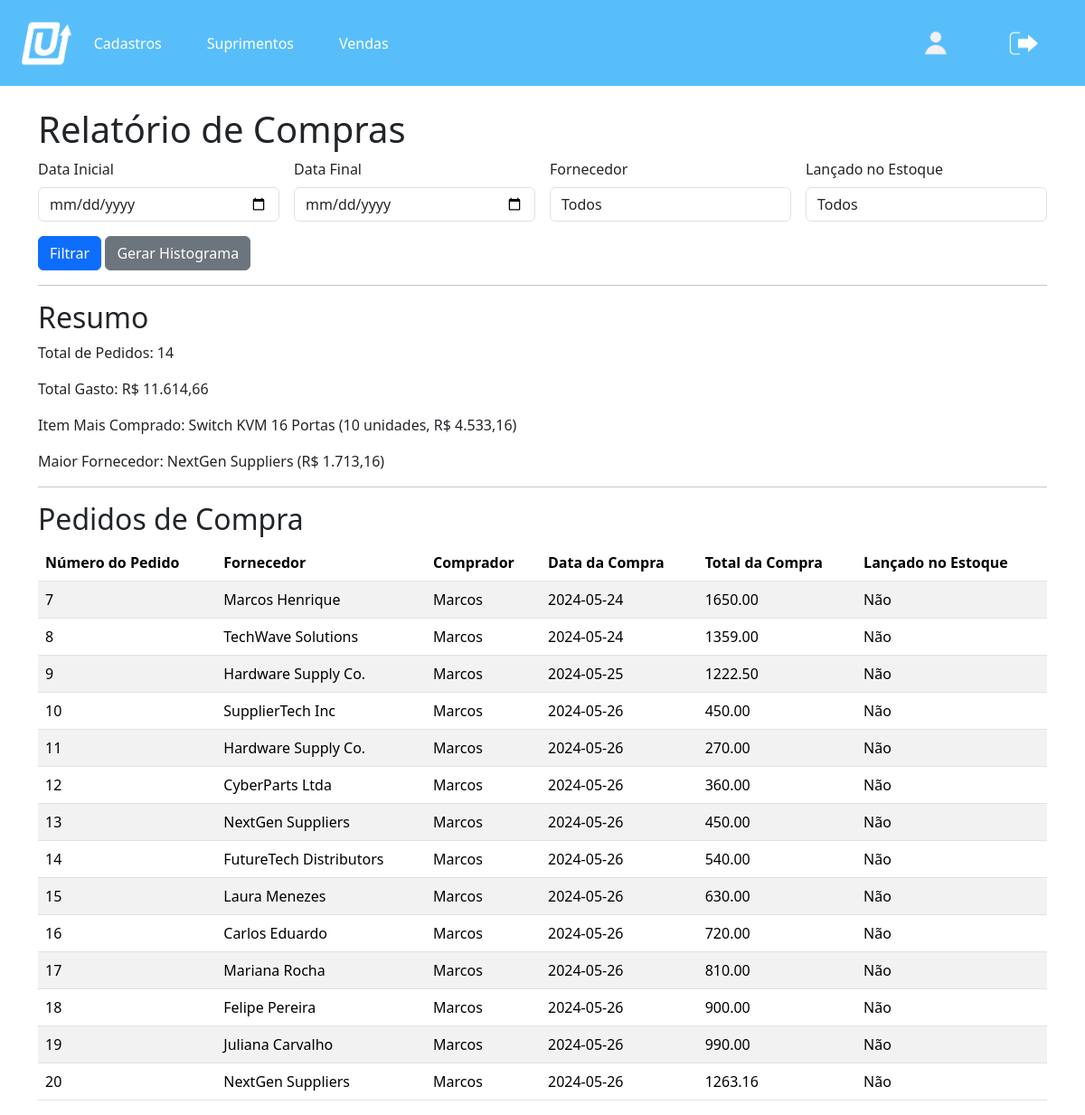
The app's page /Relatorios/relatorio_compras.php (signed in) with its own data.
### tables this page shows
CREATE TABLE `compras` (
  `id` int(11) NOT NULL,
  `num_ped` int(11) NOT NULL,
  `fornecedor` varchar(255) NOT NULL,
  `comprador` varchar(255) NOT NULL,
  `cond_pagamento` varchar(255) NOT NULL,
  `categoria` varchar(255) NOT NULL,
  `data_compra` date NOT NULL,
  `data_recebimento` date NOT NULL,
  `data_prevista` date NOT NULL,
  `id_usuario` int(11) NOT NULL,
  `num_itens` int(11) NOT NULL,
  `soma_quantidades` int(11) NOT NULL,
  `desconto_total_itens` decimal(10,2) NOT NULL,
  `total_itens` decimal(10,2) NOT NULL,
  `desconto_total_compra` decimal(10,2) NOT NULL,
  `total_compra` decimal(10,2) NOT NULL,
  `lancado_estoque` tinyint(1) DEFAULT 0
);

### Relatorios/relatorio_compras.php (the view, shortened to what this page needs)
<?php
require_once "../conexao.php";
$id_usuario = $_SESSION['id'];
$data_inicial = isset($_POST['data_inicial']) ? $_POST['data_inicial'] : "";
$data_final = isset($_POST['data_final']) ? $_POST['data_final'] : "";
$fornecedor = isset($_POST['fornecedor']) ? $_POST['fornecedor'] : "";
$lancado_estoque = isset($_POST['lancado_estoque']) ? $_POST['lancado_estoque'] : "";
$filtros = [];
$filtros_sql = count($filtros) > 0 ? 'AND ' . implode(' AND ', $filtros) : '';
$sql = "SELECT * FROM compras WHERE id_usuario = $id_usuario $filtros_sql";
$resultado = mysqli_query($conexao, $sql);
$totais_sql = "SELECT COUNT(id) as total_pedidos, SUM(total_compra) as total_gasto FROM compras WHERE id_usuario = $id_usuario $filtros_sql";
$totais_resultado = mysqli_query($conexao, $totais_sql);
$totais = mysqli_fetch_assoc($totais_resultado);
$item_mais_comprado_sql = "
    SELECT nome_item, SUM(quantidade) as quantidade_total, SUM(preco_total) as valor_total
    FROM itens_compra
    JOIN compras ON compras.id = itens_compra.compra_id
    WHERE compras.id_usuario = $id_usuario $filtros_sql
    GROUP BY nome_item
    ORDER BY quantidade_total DESC
    LIMIT 1";
$item_mais_comprado_resultado = mysqli_query($conexao, $item_mais_comprado_sql);
$item_mais_comprado = mysqli_fetch_assoc($item_mais_comprado_resultado);
$maior_fornecedor_sql = "
    SELECT fornecedor, SUM(total_compra) as total_gasto
    FROM compras
    WHERE id_usuario = $id_usuario $filtros_sql
    GROUP BY fornecedor
    ORDER BY total_gasto DESC
    LIMIT 1";
$maior_fornecedor_resultado = mysqli_query($conexao, $maior_fornecedor_sql);
$maior_fornecedor = mysqli_fetch_assoc($maior_fornecedor_resultado);
$histograma_params = http_build_query([
    'data_inicial' => $data_inicial,
    'data_final' => $data_final,
    'fornecedor' => $fornecedor,
    'lancado_estoque' => $lancado_estoque
]);
?>
<!DOCTYPE html>
<html lang="en">
<head>
    <link href="https://cdn.jsdelivr.net/npm/bootstrap@5.3.3/dist/css/bootstrap.min.css" rel="stylesheet"
>
    <link rel="stylesheet" href="../styleHeader.css">
</head>
<body>
    <header>
        <img src="../img/logo.png" alt="logo">
        <nav>
            <div class="dropdown">
                <button class="dropbtn">Cadastros</button>
            </div>
            <div class="dropdown">
                <button class="dropbtn">Suprimentos</button>
            </div>
            <div class="dropdown">
                <button class="dropbtn">Vendas</button>
            </div>
        </nav>
        <div>
            <button id="perfilBtn"><img class="perfil" src="../img/perfil.png" alt="Perfil"></button>
            <button id="logoutBtn"><img class="perfil" src="../img/sair.png" alt="Sair"></button>
        </div>
    </header>
    <div class="container mt-4">
        <h1>Relatório de Compras</h1>
        <form action="relatorio_compras.php" method="POST" class="row g-3">
            <div class="col-md-3">
                <label for="data_inicial" class="form-label">Data Inicial</label>
                <input type="date" class="form-control" id="data_inicial" name="data_inicial" value="<?php echo $data_inicial; ?>">
            </div>
            <div class="col-md-3">
                <label for="data_final" class="form-label">Data Final</label>
                <input type="date" class="form-control" id="data_final" name="data_final" value="<?php echo $data_final; ?>">
            </div>
            <div class="col-md-3">
                <label for="fornecedor" class="form-label">Fornecedor</label>
                <select class="form-control" id="fornecedor" name="fornecedor">
                    <option value="">Todos</option>
                </select>
            </div>
            <div class="col-md-3">
                <label for="lancado_estoque" class="form-label">Lançado no Estoque</label>
                <select class="form-control" id="lancado_estoque" name="lancado_estoque">
                    <option value="">Todos</option>
                </select>
            </div>
            <div class="col-12">
                <button type="submit" class="btn btn-primary">Filtrar</button>
                <a href="gerar_histograma.php?<?php echo $histograma_params; ?>" class="btn btn-secondary">Gerar Histograma</a>
            </div>
        </form>
        <hr>
        <h2>Resumo</h2>
        <p>Total de Pedidos: <?php echo $totais['total_pedidos'] ?? 0; ?></p>
        <p>Total Gasto: R$ <?php echo number_format($totais['total_gasto'] ?? 0, 2, ',', '.'); ?></p>
        <p>Item Mais Comprado:
            <?php echo $item_mais_comprado['nome_item'] ?? 'N/A'; ?>
            (<?php echo $item_mais_comprado['quantidade_total'] ?? 0; ?> unidades, R$
            <?php echo number_format($item_mais_comprado['valor_total'] ?? 0, 2, ',', '.'); ?>)
        </p>
        <p>Maior Fornecedor:
            <?php echo $maior_fornecedor['fornecedor'] ?? 'N/A'; ?>
            (R$ <?php echo number_format($maior_fornecedor['total_gasto'] ?? 0, 2, ',', '.'); ?>)
        </p>
        <hr>
        <h2>Pedidos de Compra</h2>
        <div class="table-responsive">
            <table class="table table-striped">
                <thead>
                    <tr>
                        <th>Número do Pedido</th>
                        <th>Fornecedor</th>
                        <th>Comprador</th>
                        <th>Data da Compra</th>
                        <th>Total da Compra</th>
                        <th>Lançado no Estoque</th>
                    </tr>
                </thead>
                <tbody>
                    <?php if (mysqli_num_rows($resultado) > 0) {
                        while ($row = mysqli_fetch_assoc($resultado)) { ?>
                            <tr>
                                <td><?php echo $row['num_ped']; ?></td>
                                <td><?php echo $row['fornecedor']; ?></td>
                                <td><?php echo $row['comprador']; ?></td>
                                <td><?php echo $row['data_compra']; ?></td>
                                <td><?php echo $row['total_compra']; ?></td>
                                <td><?php echo $row['lancado_estoque'] ? 'Sim' : 'Não'; ?></td>
                            </tr>
                        <?php }
                    } else { ?>
                        <tr>
                            <td colspan="6">Nenhum pedido de compra encontrado.</td>
                        </tr>
                    <?php } ?>
                </tbody>
            </table>
        </div>
    </div>
</body>
</html>

### styleHeader.css (style rules this page uses)
body { margin: 0; }
header { background-color: #58befa; color: #fff; padding: 20px; display: flex; justify-content: space-between; align-items: center; height: 95px; position: relative; z-index: 1000; }
header img { padding: 2.5px; height: 55px; width: auto; }
header button { color: #fff; text-decoration: none; background-color: #58befa; padding: 8px 16px; border: none; border-radius: 4px; margin: 0 5px; cursor: pointer; }
header nav { margin-right: auto; }
nav { display: flex; }
.dropdown { margin-right: 8px; }
.perfil { padding: 1.7px; height: 37px; width: auto; }

### records on screen
compras: num_ped "7", fornecedor "Marcos Henrique", comprador "Marcos", data_compra "2024-05-24", total_compra "1650.00", lancado_estoque "Não"
compras: num_ped "8", fornecedor "TechWave Solutions", comprador "Marcos", data_compra "2024-05-24", total_compra "1359.00", lancado_estoque "Não"
compras: num_ped "9", fornecedor "Hardware Supply Co.", comprador "Marcos", data_compra "2024-05-25", total_compra "1222.50", lancado_estoque "Não"
compras: num_ped "10", fornecedor "SupplierTech Inc", comprador "Marcos", data_compra "2024-05-26", total_compra "450.00", lancado_estoque "Não"
compras: num_ped "11", fornecedor "Hardware Supply Co.", comprador "Marcos", data_compra "2024-05-26", total_compra "270.00", lancado_estoque "Não"
compras: num_ped "12", fornecedor "CyberParts Ltda", comprador "Marcos", data_compra "2024-05-26", total_compra "360.00", lancado_estoque "Não"
compras: num_ped "13", fornecedor "NextGen Suppliers", comprador "Marcos", data_compra "2024-05-26", total_compra "450.00", lancado_estoque "Não"
compras: num_ped "14", fornecedor "FutureTech Distributors", comprador "Marcos", data_compra "2024-05-26", total_compra "540.00", lancado_estoque "Não"
compras: num_ped "15", fornecedor "Laura Menezes", comprador "Marcos", data_compra "2024-05-26", total_compra "630.00", lancado_estoque "Não"
compras: num_ped "16", fornecedor "Carlos Eduardo", comprador "Marcos", data_compra "2024-05-26", total_compra "720.00", lancado_estoque "Não"
compras: num_ped "17", fornecedor "Mariana Rocha", comprador "Marcos", data_compra "2024-05-26", total_compra "810.00", lancado_estoque "Não"
compras: num_ped "18", fornecedor "Felipe Pereira", comprador "Marcos", data_compra "2024-05-26", total_compra "900.00", lancado_estoque "Não"
compras: num_ped "19", fornecedor "Juliana Carvalho", comprador "Marcos", data_compra "2024-05-26", total_compra "990.00", lancado_estoque "Não"
compras: num_ped "20", fornecedor "NextGen Suppliers", comprador "Marcos", data_compra "2024-05-26", total_compra "1263.16", lancado_estoque "Não"

### other values on screen
$totais['total_pedidos'] "14"
$totais['total_gasto'] "11.614,66"
$item_mais_comprado['nome_item'] "Switch KVM 16 Portas"
$item_mais_comprado['quantidade_total'] "10"
$item_mais_comprado['valor_total'] "4.533,16"
$maior_fornecedor['fornecedor'] "NextGen Suppliers"
$maior_fornecedor['total_gasto'] "1.713,16"
